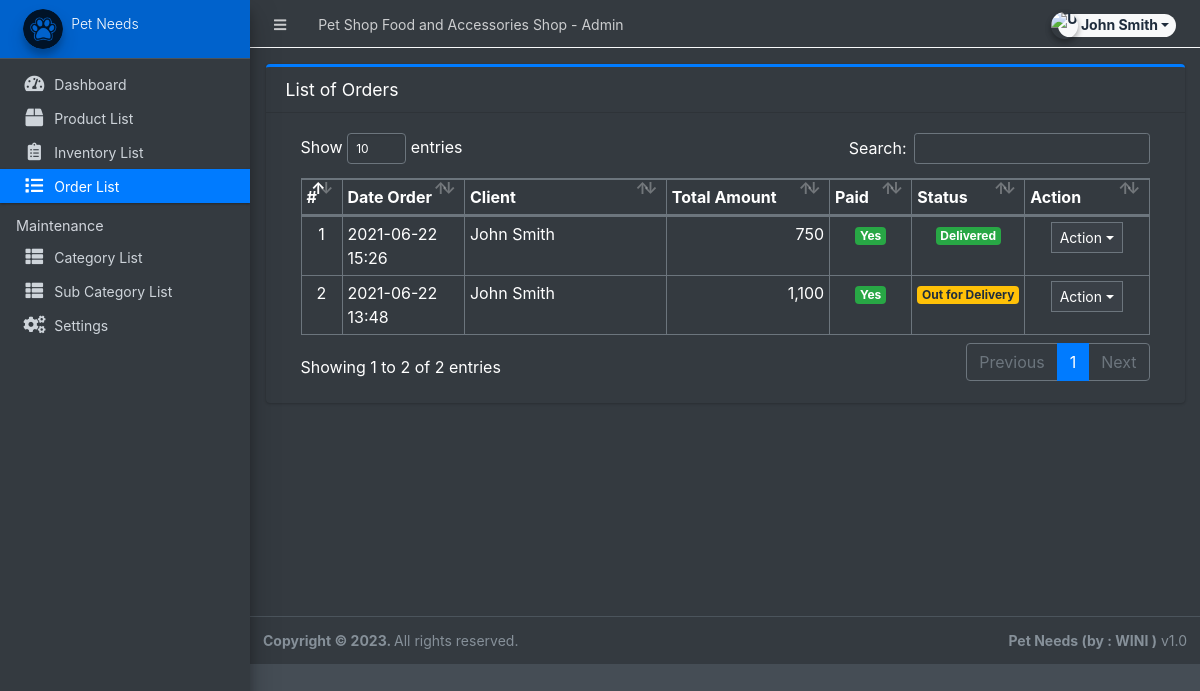
Before: /admin/?page=orders (signed in) with the older database file.
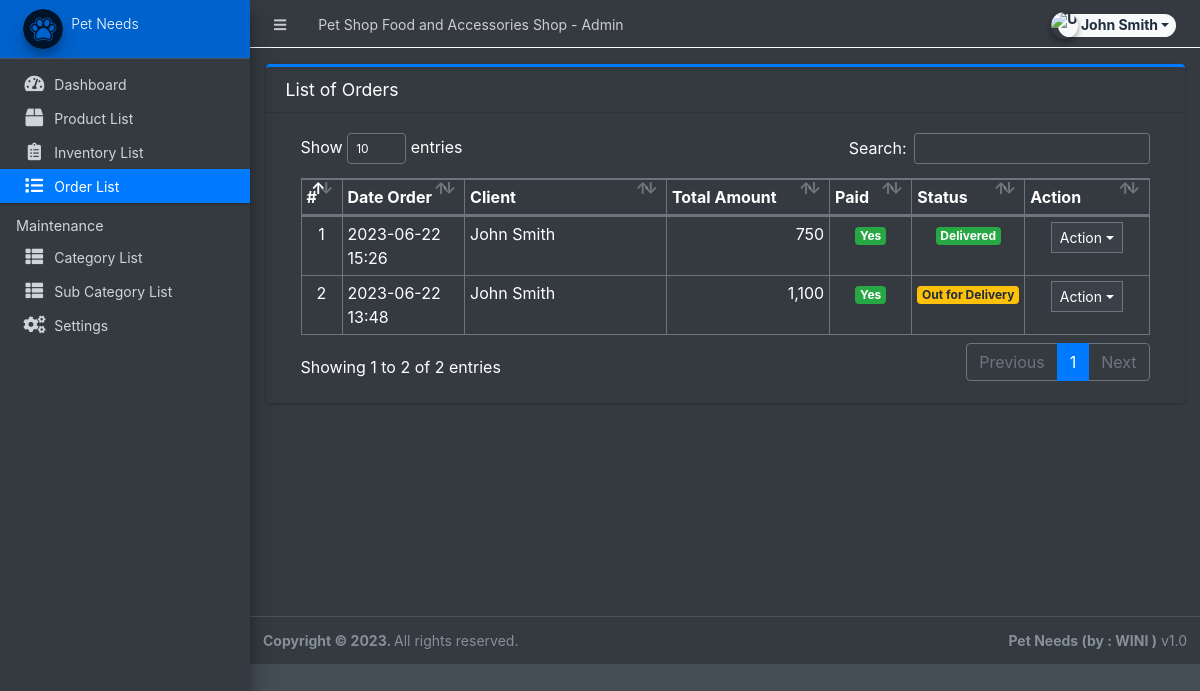
After: the same page with the newer database file.
### tables this page shows
CREATE TABLE `orders` (
  `id` int(30) NOT NULL,
  `client_id` int(30) NOT NULL,
  `delivery_address` text NOT NULL,
  `payment_method` varchar(100) NOT NULL,
  `amount` double NOT NULL,
  `status` tinyint(2) NOT NULL DEFAULT 0,
  `paid` tinyint(1) NOT NULL DEFAULT 0,
  `date_created` datetime NOT NULL DEFAULT current_timestamp(),
  `date_updated` datetime DEFAULT NULL ON UPDATE current_timestamp()
);

### admin/orders/index.php (the view, shortened to what this page needs)
<div class="card card-outline card-primary">
	<div class="card-header">
		<h3 class="card-title">List of Orders</h3>
	</div>
	<div class="card-body">
		<div class="container-fluid">
        <div class="container-fluid">
			<table class="table table-bordered table-stripped">
				<colgroup>
					<col width="5%">
					<col width="15%">
					<col width="25%">
					<col width="20%">
					<col width="10%">
					<col width="10%">
					<col width="15%">
				</colgroup>
				<thead>
					<tr>
						<th>#</th>
						<th>Date Order</th>
						<th>Client</th>
						<th>Total Amount</th>
						<th>Paid</th>
						<th>Status</th>
						<th>Action</th>
					</tr>
				</thead>
				<tbody>
					<?php
					$i = 1;
						$qry = $conn->query("SELECT o.*,concat(c.firstname,' ',c.lastname) as client from `orders` o inner join clients c on c.id = o.client_id order by unix_timestamp(o.date_created) desc ");
						while($row = $qry->fetch_assoc()):
					?>
						<tr>
							<td class="text-center"><?php echo $i++; ?></td>
							<td><?php echo date("Y-m-d H:i",strtotime($row['date_created'])) ?></td>
							<td><?php echo $row['client'] ?></td>
							<td class="text-right"><?php echo number_format($row['amount']) ?></td>
							<td class="text-center">
                                <?php if($row['paid'] == 0): ?>
                                    <span class="badge badge-light">No</span>
                                <?php else: ?>
                                    <span class="badge badge-success">Yes</span>
                                <?php endif; ?>
                            </td>
							<td class="text-center">
                                <?php if($row['status'] == 0): ?>
                                    <span class="badge badge-light">Pending</span>
                                <?php elseif($row['status'] == 1): ?>
                                    <span class="badge badge-primary">Packed</span>
								<?php elseif($row['status'] == 2): ?>
                                    <span class="badge badge-warning">Out for Delivery</span>
								<?php elseif($row['status'] == 3): ?>
                                    <span class="badge badge-success">Delivered</span>
                                <?php else: ?>
                                    <span class="badge badge-danger">Cancelled</span>
                                <?php endif; ?>
                            </td>
							<td align="center">
								 <button type="button" class="btn btn-flat btn-default btn-sm dropdown-toggle dropdown-icon" data-toggle="dropdown">
				                  		Action
				                  </button>
							</td>
						</tr>
					<?php endwhile; ?>
				</tbody>
			</table>
		</div>
		</div>
	</div>
</div>

Changed rows visible on the page:
changed orders (number 1 of 2 on the later page): date_created "2021-06-22 15:26" → "2023-06-22 15:26"
changed orders (number 2 of 2 on the later page): date_created "2021-06-22 13:48" → "2023-06-22 13:48"
